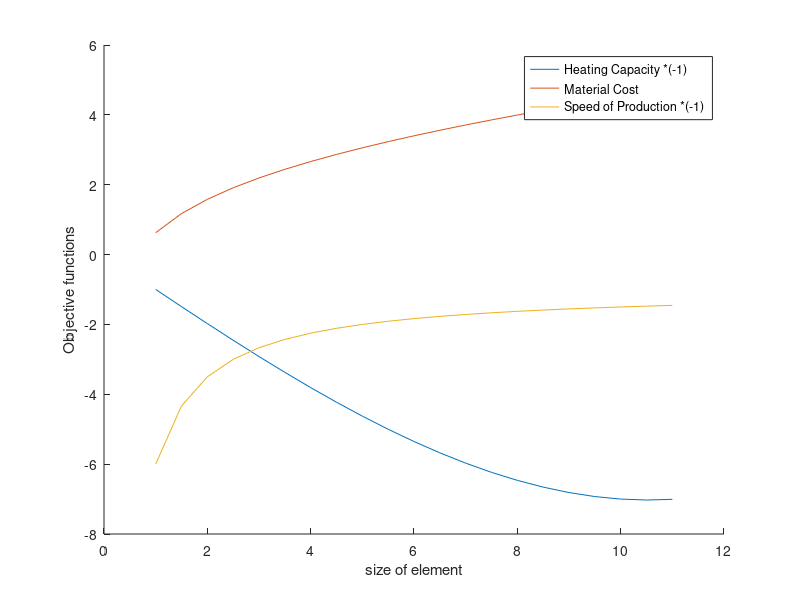
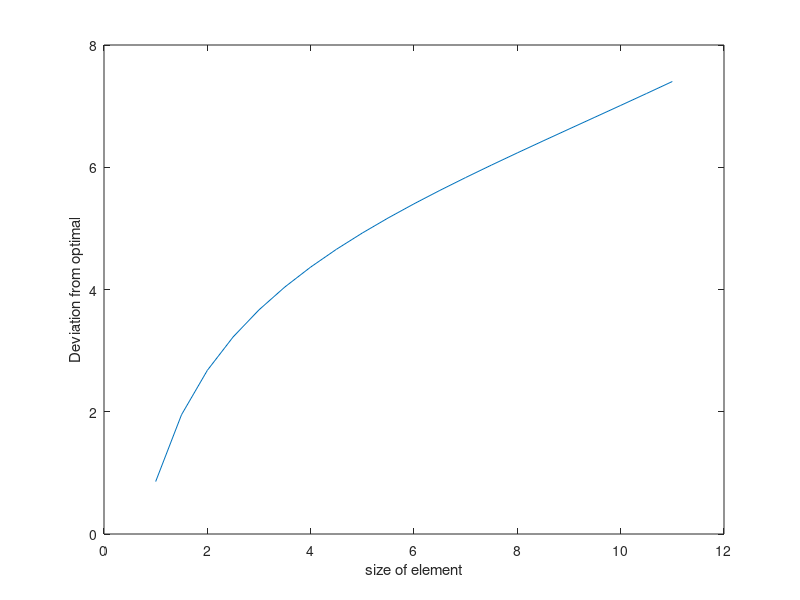

The MATLAB source for these figures, in order:
clear all
clc
%% 3.1 Initialization
x=1:0.5:11;
%% 3.2.1 Heating capacity
i1=1;
while i1<22
f1=-x(i1)+0.003*x(i1)^3;
if i1==1
        g1=f1;
        k1=1;
    else
        if g1>f1
            g1=f1;
            k1=i1;
        end
end
    i1=i1+1;
end
fprintf('\nNon-dominated solution for Heating capacity: x= %f\nValue of function at x*=%f\n',x(k1),g1)
%% 3.2.2 Production cost
i2=1; 
while i2<22
f2=0.5+1.2*log(x(i2))+0.125*x(i2);
if i2==1
        g2=f2;
        k2=1;
    else
        if g2>f2
            g2=f2;
            k2=i2;
        end
end
    i2=i2+1;
end
fprintf('\nNon-dominated solution for Cost of production: x= %f\nValue of function at x*=%f\n',x(k2),g2)
%% 3.2.3 Speed of production
i3=1;
while i3<22
f3=-1-5/x(i3);
if i3==1
        g3=f3;
        k3=1;
    else
        if g3>f3
            g3=f3;
            k3=i3;
        end
 end
    i3=i3+1;
end
fprintf('\nNon-dominated solution for maximum production: x= %f\nValue of function at x*=%f\n',x(k3),g3)
%% 3.3 Global criteria Optimal calculation
i=1;
while i<22
    f=((-7.027+x(i)-0.003*x(i)^3)/(-7.027))-((0.625-0.5-1.21*log(x(i))-0.125*x(i))/0.625)+((-6+1+5/x(i))/(-6));
    if i==1
        g=f;
        k=1;
    else
        if g>f
            g=f;
            k=i;
        end
    end
    i=i+1;
end
fprintf('\nCalculated Optimal Solution: x= %f\n',x(k))
%% 3.4 Graph plotting
graph1=-x+0.003.*x.^3;
graph2=0.5+1.2*log(x)+0.125.*x;
graph3=-1-5./x;
graph=((-7.027+x-0.003*x.^3)/(-7.027))-((0.625-0.5-1.21*log(x)-0.125*x)/0.625)+((-6+1+5./x)/(-6));
hold on
plot(x,graph1,'Displayname','f1');
plot(x,graph2,'Displayname','f2');
plot(x,graph3,'Displayname','f3');
legend show
xlabel 'size of element'
ylabel 'Objective functions'
legend('Heating Capacity *(-1)','Material Cost','Speed of Production *(-1)')
figure
plot (x,graph);
xlabel 'size of element'
ylabel 'Deviation from optimal'